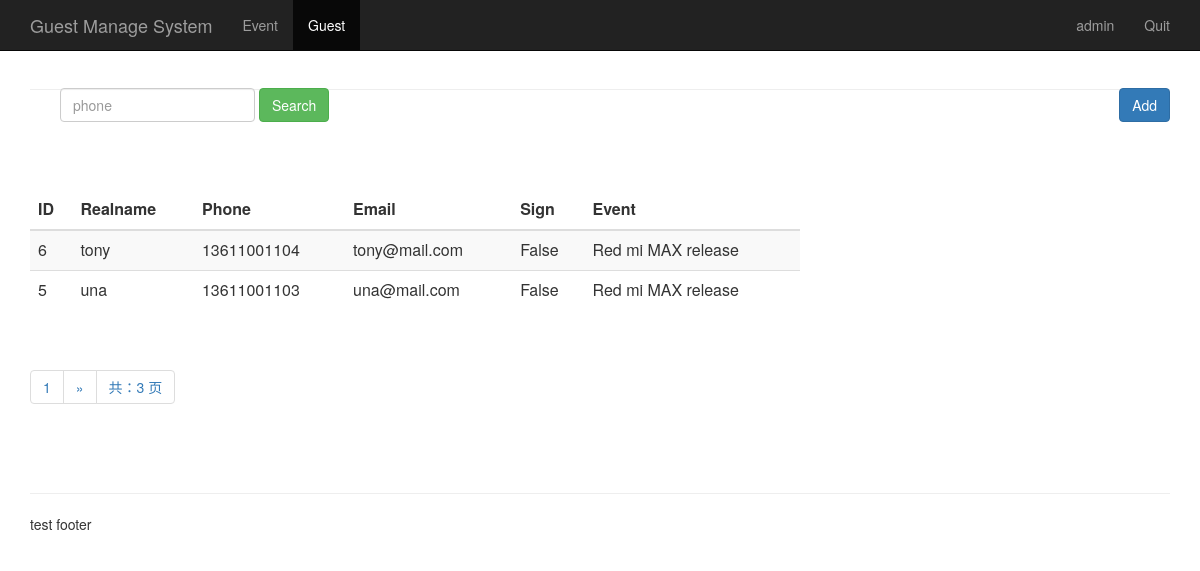
The page /guest_manage/ (signed in) on the database as committed earlier.
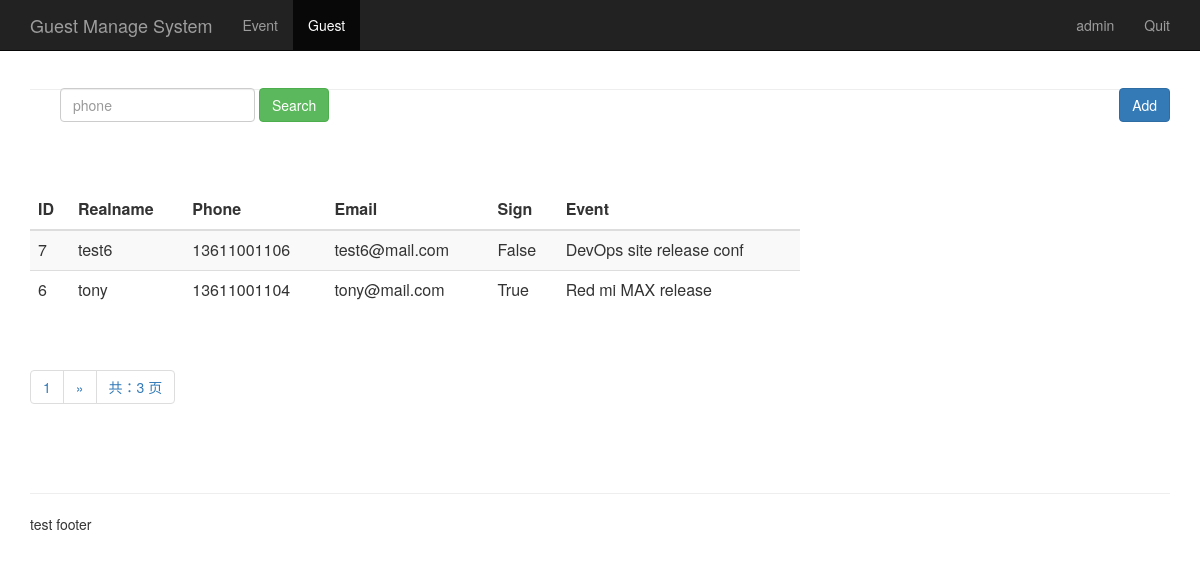
The same page on the database as committed later.
### sign/models.py (models this page shows, shortened)
class Guest(models.Model):
    event = models.ForeignKey(Event,on_delete=models.CASCADE,)
    realname = models.CharField(max_length=64)
    phone = models.CharField(max_length=16)
    email = models.EmailField()
    sign = models.BooleanField()
    create_time = models.DateTimeField(auto_now=True)
    class Meta:
        unique_together = ("event", "phone")
        ordering = ['-id']

class Event(models.Model):
    name = models.CharField(max_length=100)
    limit = models.IntegerField()
    status = models.BooleanField()
    address = models.CharField(max_length=200)
    start_time = models.DateTimeField('events time')
    create_time = models.DateTimeField(auto_now = True)
    def __str__(self):
        return self.name

### sign/views.py (the view)
# urls.py: path('guest_manage/', views.guest_manage),
@login_required
def guest_manage(request):
    username = request.session.get('user', '')
    guest_list = Guest.objects.all()
    paginator = Paginator(guest_list, 2)
    page = request.GET.get('page')
    try:
        contacts = paginator.page(page)
    except PageNotAnInteger:
        contacts = paginator.page(1)
    except EmptyPage:
        contacts = paginator.page(paginator.num_pages)
    return render(request, "guest_manage.html", {"user": username,
                                                 "guests": contacts})

### sign/templates/guest_manage.html (shortened to what this page needs)
{% extends "base.html" %}
{% block content %}
      <nav class="navbar navbar-inverse navbar-fixed-top">
        <div class="container">
          <div class="navbar-header">
            <a class="navbar-brand" href="/guest_manage/">Guest Manage System</a>
          </div>
          <div id="navbar" class="collapse navbar-collapse">
            <ul class="nav navbar-nav">
              <li><a href="/event_manage/">Event</a></li>
              <li class="active"><a href="#about">Guest</a></li>
            </ul>
            <ul class="nav navbar-nav navbar-right">
             <li><a href="#">{{user}}</a></li>
             <li><a href="/logout/">Quit</a></li>
           </ul>
          </div>
        </div>
      </nav>
      <div class="container theme-showcase" role="main">
        <div class="page-header" style="margin-top: 80px;">
          <div id="navbar" class="navbar-collapse collapse" style="float:left;">
            <form class="navbar-form" method="get" action="/search_phone/">
              <div class="form-group">
                <input name="phone" type="text" placeholder="phone" class="form-control">
              </div>
              <button type="submit" class="btn btn-success">Search</button>
            </form>
          </div>
          <div style="float:right;">
            <button type="submit" class="btn btn-primary" onclick="window.location.href='/add_guest/'" style="margin-top: 8px;">Add</button>
          </div>
        </div>
        <div class="row" style="padding-top: 80px">
          <div class="col-md-6" style="width: 800px;">
            <table class="table table-striped">
              <thead>
                <tr>
                  <th>ID</th>
                  <th>Realname</th>
                  <th>Phone</th>
                  <th>Email</th>
                  <th>Sign</th>
                  <th>Event</th>
                </tr>
              </thead>
              <tbody>
                {% for guest in guests %}
                  <tr>
                    <td>{{ guest.id }}</td>
                    <td>{{ guest.realname }}</td>
                    <td>{{ guest.phone }}</td>
                    <td>{{ guest.email }}</td>
                    <td>{{ guest.sign }}</td>
                    <td>{{ guest.event }}</td>
                  </tr>
               {% endfor %}
              </tbody>
            </table>
          </div>
        </div>
      <div class="pagination">
        <span class="step-links">
          <ul class="pagination">
             <li><a href="#">{{ guests.number }}</a></li>
            {% if guests.has_next %}
              {% if phone %}
                <li><a href="?phone={{ phone }}&page={{ guests.next_page_number }}">&raquo;</a></li>
              {% else %}
               <li><a href="?page={{ guests.next_page_number }}">&raquo;</a></li>
              {% endif %}
            {% endif %}
            <li><a href="#">共：{{ guests.paginator.num_pages }} 页</a></li>
          </ul>
        </span>
      </div>
      </div>
{% endblock %}

### sign/templates/base.html (shortened to what this page needs)
<html>
<head>
    {% load bootstrap3 %}
    {% bootstrap_css %}
</head>
<body>
{% block content %}
{% endblock %}
    <div class="container theme-showcase" role="main">
      <div class="page-header">
      </div>
      <footer class="footer">
        <p>test footer</p>
      </footer>
    </div>
</body>
</html>

Rows that differ between the two databases and show on the page:
no longer on this page (row edited): Guest: id "5", realname "una", phone "13611001103", email "una@mail.com", sign "False", event "Red mi MAX release"
added Guest: id "7", realname "test6", phone "13611001106", email "test6@mail.com", sign "False", event "DevOps site release conf"
changed Guest "tony": sign "False" → "True"
